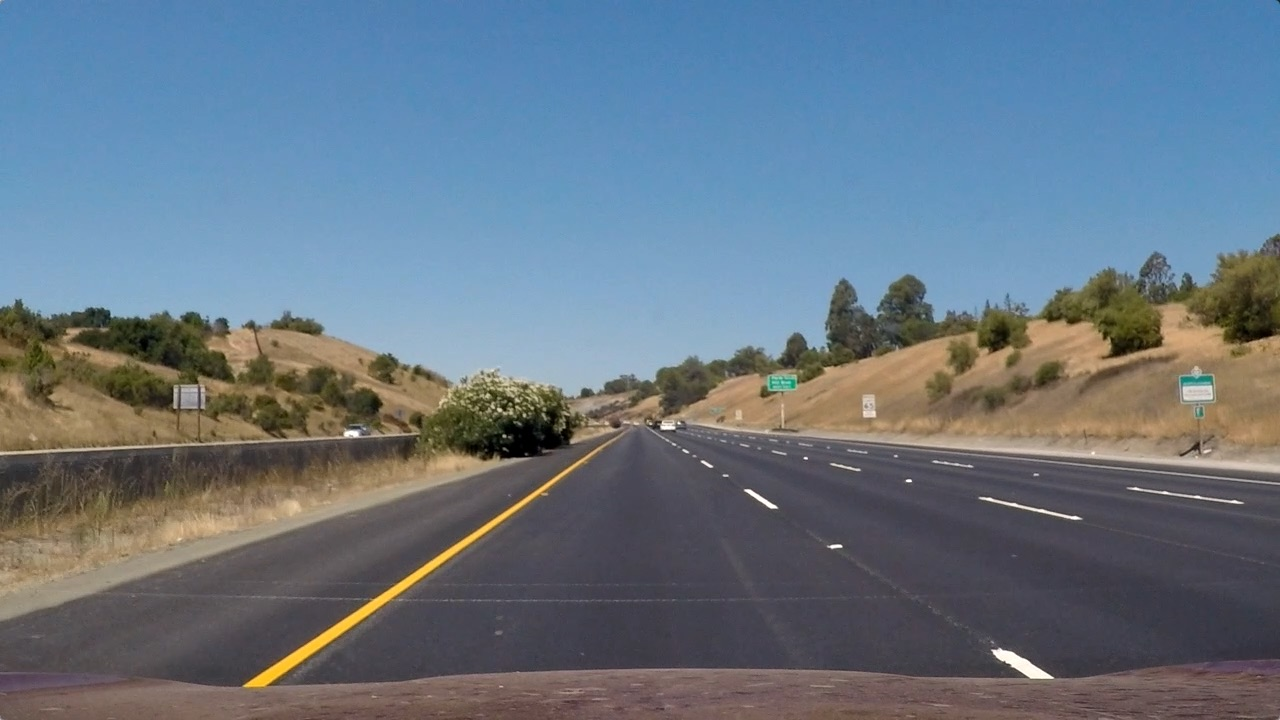
#> input picture Advanced_Lane_Finding_Project/CarND-Advanced-Lane-Lines/test_images/straight_lines1.jpg, 1280 x 720 px
$ python thresholder.py   (older library calls are emulated)
#> lines starting #> are read from the running program, lines starting #| are printed output that depends on the picture; after the words box and inside, x2 and y2 are one past the last pixel; in counts of white or black regions, pixels touching at a corner belong together
### Advanced_Lane_Finding_Project/CarND-Advanced-Lane-Lines/code/helper.py
import matplotlib.pyplot as plt
import cv2
import numpy as np
from PIL import Image
import copy
import os
import tempfile

'''
import matplotlib
matplotlib.use('agg')

plt.ioff()
'''

class Helper:

    def __init__(self):
        pass

    def parallel_plots(self, img1, title1, img2, title2, cmap1 = None, cmap2 = None):
        ''' Utility function to plot 2 images parallely
        '''
        f, (ax1, ax2) = plt.subplots(1, 2, figsize=(24, 9))
        f.tight_layout()
        ax1.imshow(img1, cmap=cmap1)
        ax1.set_title(title1, fontsize=50)
        ax2.imshow(img2, cmap = cmap2)
        ax2.set_title(title2, fontsize=50)
        plt.subplots_adjust(left=0., right=1, top=0.9, bottom=0.)
        plt.show()

        return

    # [5 lines left out: function plot_image, not called in this run]

    def load_image(self, path, bgr2rgb=True):
#> called with path = '../test_images/straight_lines1.jpg', bgr2rgb = True
        img = cv2.imread(path)
#> img is the input picture: shape (720, 1280, 3); mean B, G, R 131.2, 117.7, 103.2
        if bgr2rgb:
            img = cv2.cvtColor(img, cv2.COLOR_BGR2RGB)
        return img

    # [112 lines left out: functions overlay_text, img_to_channel, image_merger, hist_to_img, not called in this run]

### Advanced_Lane_Finding_Project/CarND-Advanced-Lane-Lines/code/thresholder.py
import cv2
import numpy as np
from helper import Helper

class Thresholder:
    def __init__(self):
        pass

    def absolute_threshold(self, img, orient='x', thresh_min=0, thresh_max=255, sobel_kernel=3):


        # Convert to grayscale
#> called with orient = 'x', thresh_min = 20, thresh_max = 100, sobel_kernel = 3
        gray = cv2.cvtColor(img, cv2.COLOR_RGB2GRAY)
        # Apply x or y gradient with the OpenCV Sobel() function
        # and take the absolute value
        if orient == 'x':
            abs_sobel = np.absolute(cv2.Sobel(gray, cv2.CV_64F, 1, 0, ksize=sobel_kernel))
        if orient == 'y':
            abs_sobel = np.absolute(cv2.Sobel(gray, cv2.CV_64F, 0, 1, ksize=sobel_kernel))
        # Rescale back to 8 bit integer
        scaled_sobel = np.uint8(255*abs_sobel/np.max(abs_sobel))
        # Create a copy and apply the threshold
        binary_output = np.zeros_like(scaled_sobel)
        # Here I'm using inclusive (>=, <=) thresholds, but exclusive is ok too
        binary_output[(scaled_sobel >= thresh_min) & (scaled_sobel <= thresh_max)] = 1
        # Return the result
        return binary_output

    def magnitude_threshold(self, img, sobel_kernel=3, mag_thresh=(0, 255)):
        # Convert to grayscale
#> called with sobel_kernel = 3, mag_thresh = (30, 100)
        gray = cv2.cvtColor(img, cv2.COLOR_RGB2GRAY)
        # Take both Sobel x and y gradients
        sobelx = cv2.Sobel(gray, cv2.CV_64F, 1, 0, ksize=sobel_kernel)
        sobely = cv2.Sobel(gray, cv2.CV_64F, 0, 1, ksize=sobel_kernel)
        # Calculate the gradient magnitude
        gradmag = np.sqrt(sobelx**2 + sobely**2)
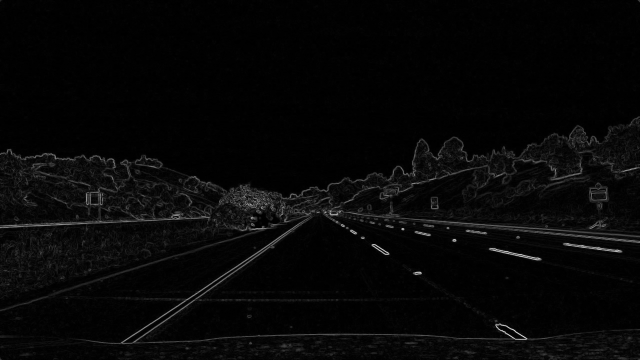
#> gradmag: shape (720, 1280) float64 (shown at 1/2 size); min 0, max 795.5, mean 23.5; drawn with min black and max white
        # Rescale to 8 bit
        scale_factor = np.max(gradmag)/255
#> scale_factor = 3.12
        gradmag = (gradmag/scale_factor).astype(np.uint8)
        # Create a binary image of ones where threshold is met, zeros otherwise
        binary_output = np.zeros_like(gradmag)
        binary_output[(gradmag >= mag_thresh[0]) & (gradmag <= mag_thresh[1])] = 1

        # Return the binary image
        return binary_output

    def direction_threshold(self, img, sobel_kernel=3, thresh=(0, np.pi/2)):

        # Apply the following steps to img
        # 1) Convert to grayscale
        # 2) Take the gradient in x and y separately
        # 3) Take the absolute value of the x and y gradients
        # 4) Use np.arctan2(abs_sobely, abs_sobelx) to calculate the direction of the gradient
        # 5) Create a binary mask where direction thresholds are met
        # 6) Return this mask as your binary_output image
#> called with sobel_kernel = 15, thresh = (0.7, 1.3)
        img = cv2.cvtColor(img, cv2.COLOR_RGB2GRAY)
        sobelx = cv2.Sobel(img, cv2.CV_64F, 1, 0, ksize = sobel_kernel)
        sobely = cv2.Sobel(img, cv2.CV_64F, 0, 1, ksize = sobel_kernel)
        abs_sobelx  = np.sqrt(np.square(sobelx))
        abs_sobely  = np.sqrt(np.square(sobely))
        direction = np.arctan2(abs_sobely, abs_sobelx)
        sbinary = np.zeros_like(direction)
        sbinary[(direction >= thresh[0]) & (direction <= thresh[1])] = 1
        return sbinary

    def hls_threshold(self, img, thresh=(0, 255)):
        # 1) Convert to HLS color space
        # 2) Apply a threshold to the S channel
        # 3) Return a binary image of threshold result
        hls = cv2.cvtColor(img, cv2.COLOR_RGB2HLS)
        S = hls[:,:,2]
        binary_output = np.zeros_like(S)
        binary_output[(S > thresh[0]) & (S <= thresh[1])] = 1

        return binary_output


h = Helper()
img = h.load_image('../test_images/straight_lines1.jpg')

t = Thresholder()
op = t.absolute_threshold(img, orient='x', thresh_min=20, thresh_max=100, sobel_kernel=3)
# Plot the result
h.parallel_plots(img,'original', op, 'abs thresholded', None, 'gray')


op = t.magnitude_threshold(img, sobel_kernel=3, mag_thresh=(30, 100))
# Plot the result
h.parallel_plots(img,'original', op, 'mag thresholded', None, 'gray')

op = t.direction_threshold(img, sobel_kernel=15, thresh=(0.7, 1.3))
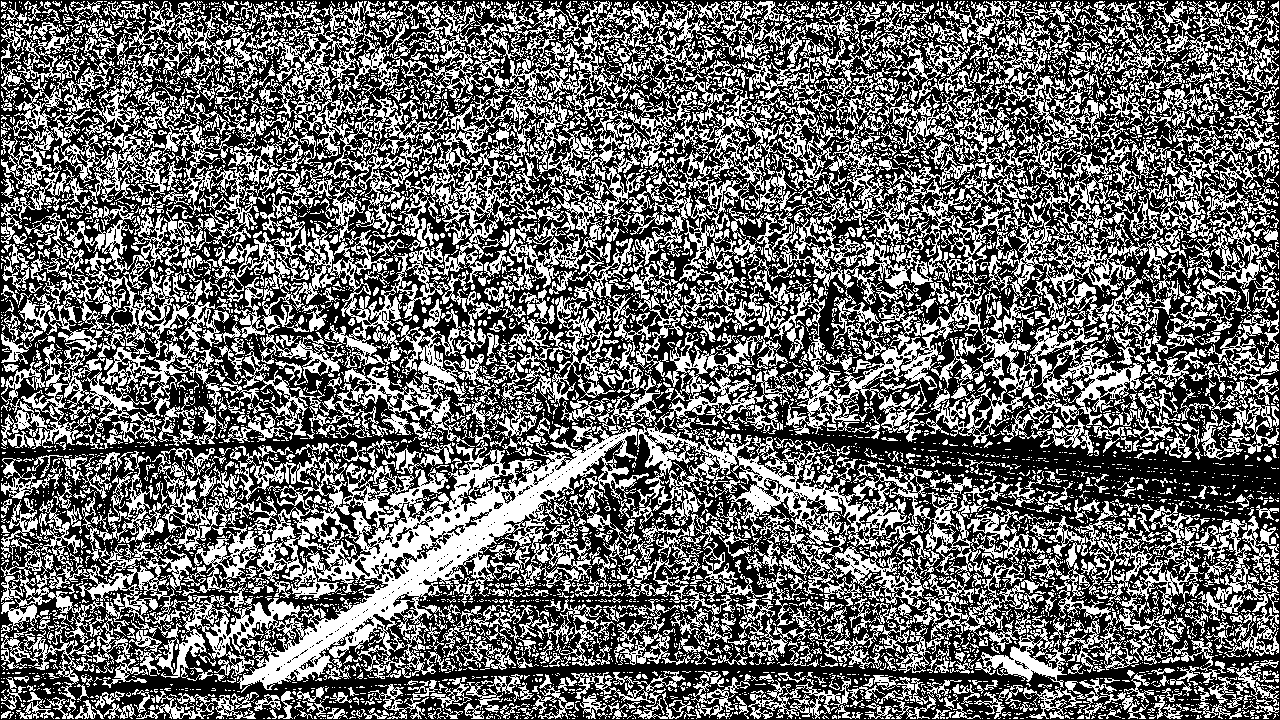
#> op: shape (720, 1280) float64; values 0 (black) and 1 (white), 41.3% white; 6492 white regions (5316 under 20 px), largest, box (x1, y1, x2, y2) and area: (134, 419, 649, 693) 39415, (820, 1, 1278, 312) 24673, (757, 191, 1156, 446) 18871
h.parallel_plots(img,'original', op, 'dir thresholded', None, 'gray')


ksize=3
s_thres = t.hls_threshold(img, thresh=(90, 255))
#> s_thres: shape (720, 1280); values 0 (black) and 1 (white), 45.3% white; 627 white regions (494 under 20 px), largest, box (x1, y1, x2, y2) and area: (0, 0, 1280, 337) 385410, (243, 449, 598, 689) 4939, (1043, 297, 1163, 359) 3045
gradx = t.absolute_threshold(img, orient='x', thresh_min=20, thresh_max=100, sobel_kernel=ksize)
grady = t.absolute_threshold(img, orient='y', thresh_min=20, thresh_max=100, sobel_kernel=ksize)
#> grady: shape (720, 1280); values 0 (black) and 1 (white), 6.4% white in thin lines or dots
mag_binary = t.magnitude_threshold(img, sobel_kernel=ksize, mag_thresh=(20, 100))
#> mag_binary: shape (720, 1280); values 0 (black) and 1 (white), 8.6% white; 2385 white regions (2088 under 20 px), largest, box (x1, y1, x2, y2) and area: (0, 233, 1280, 689) 47120, (0, 458, 533, 622) 2180, (1022, 349, 1180, 384) 991
dir_binary = t.direction_threshold(img, sobel_kernel=ksize, thresh=(0.7, 1.3))
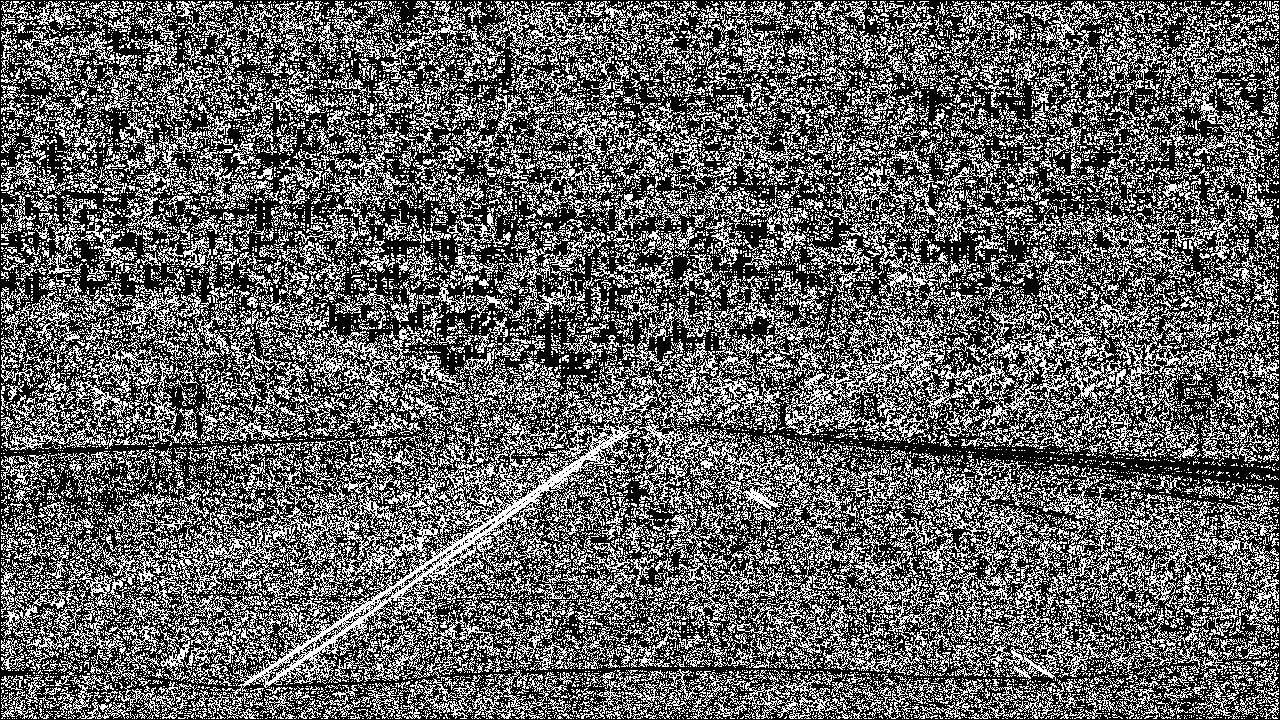
#> dir_binary: shape (720, 1280) float64; values 0 (black) and 1 (white), 37.9% white in thin lines or dots

op = np.zeros_like(dir_binary)
op[((gradx == 1) & (grady == 1)) | ((mag_binary == 1) & (dir_binary == 1)) | (s_thres == 1)] = 1
h.parallel_plots(img,'original', op, 'combined', None, 'gray')
#> call 4 of parallel_plots, with title1 = 'original', title2 = 'combined', cmap2 = 'gray'
#> in parallel_plots (call 4), `plt.show()`:
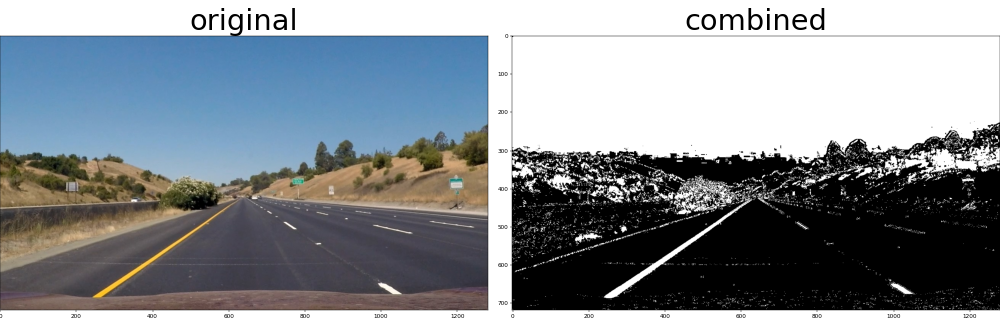
#> figure drawn by matplotlib, 2 panels


op = t.hls_threshold(img, thresh=(90, 255))
h.parallel_plots(img,'original', op, 'hls thresh', None, 'gray')

$ run again, with Advanced_Lane_Finding_Project/CarND-Advanced-Lane-Lines/test_images/straight_lines2.jpg copied over Advanced_Lane_Finding_Project/CarND-Advanced-Lane-Lines/test_images/straight_lines1.jpg
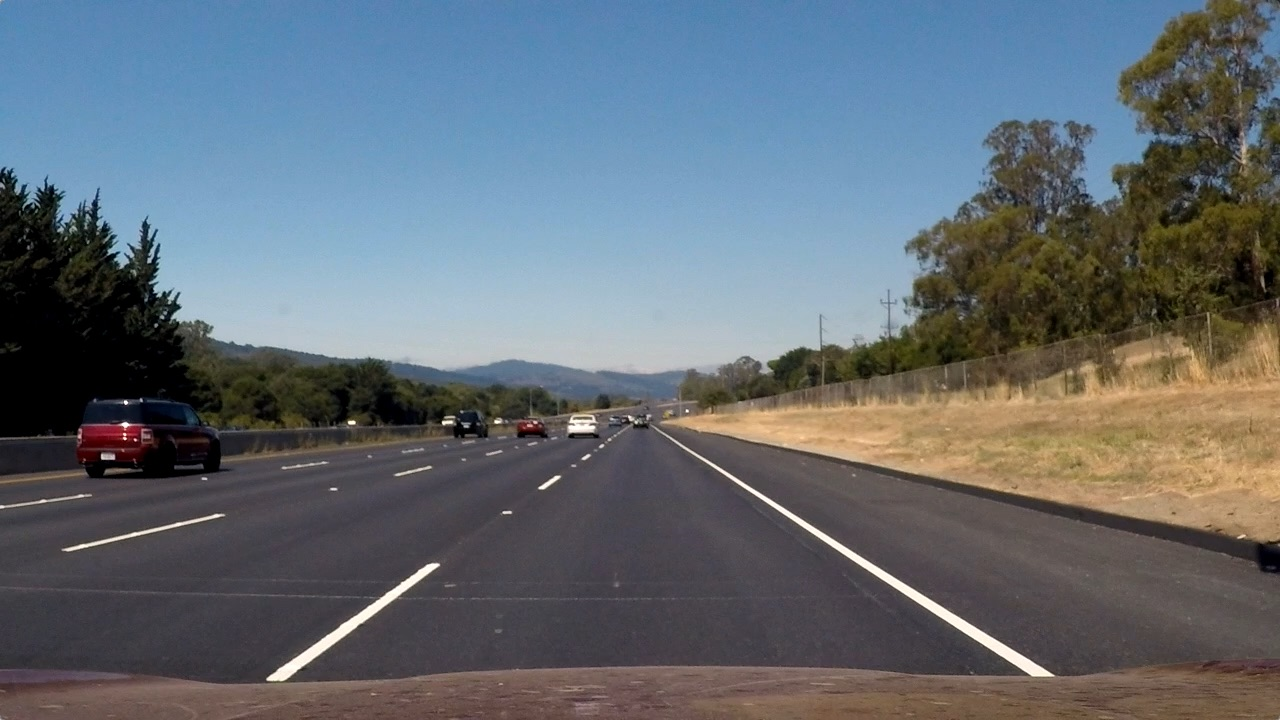
#> input picture Advanced_Lane_Finding_Project/CarND-Advanced-Lane-Lines/test_images/straight_lines2.jpg, 1280 x 720 px
#> in load_image, img is the input picture: shape (720, 1280, 3); mean B, G, R 115.1, 107.7, 99.4
#> scale_factor = 3.37
#> `op = t.direction_threshold(img, sobel_kernel=15, thresh=(0.7, 1.3))`:
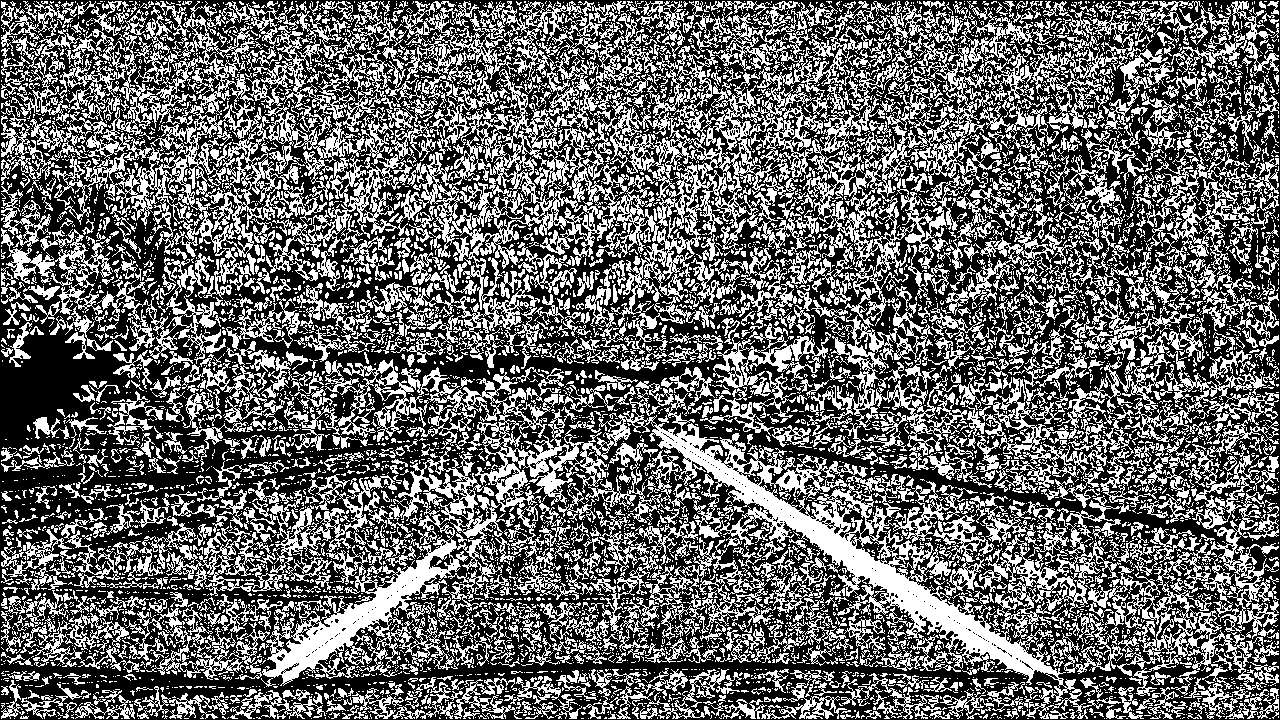
#> op: shape (720, 1280) float64; values 0 (black) and 1 (white), 40.5% white in thin lines or dots
#> hls: shape (720, 1280, 3); mean of channels 0, 1, 2 81.7, 107, 62.5
#> s_thres: shape (720, 1280); values 0 (black) and 1 (white), 37.9% white; 1336 white regions (1139 under 20 px), largest, box (x1, y1, x2, y2) and area: (0, 0, 1164, 292) 259355, (828, 149, 1280, 381) 30703, (676, 387, 1062, 474) 11659
#> grady: shape (720, 1280); values 0 (black) and 1 (white), 6.6% white in thin lines or dots
#> mag_binary: shape (720, 1280); values 0 (black) and 1 (white), 9.4% white in thin lines or dots
#> dir_binary: shape (720, 1280) float64; values 0 (black) and 1 (white), 38.8% white in thin lines or dots
#> in parallel_plots (call 4), `plt.show()`:
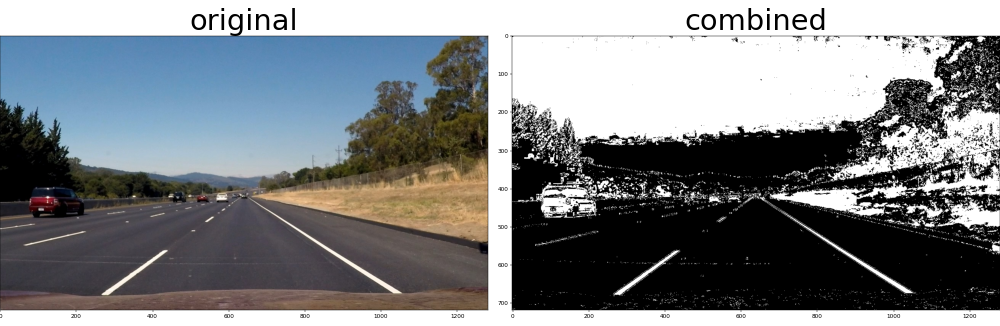
#> figure drawn by matplotlib, 2 panels
